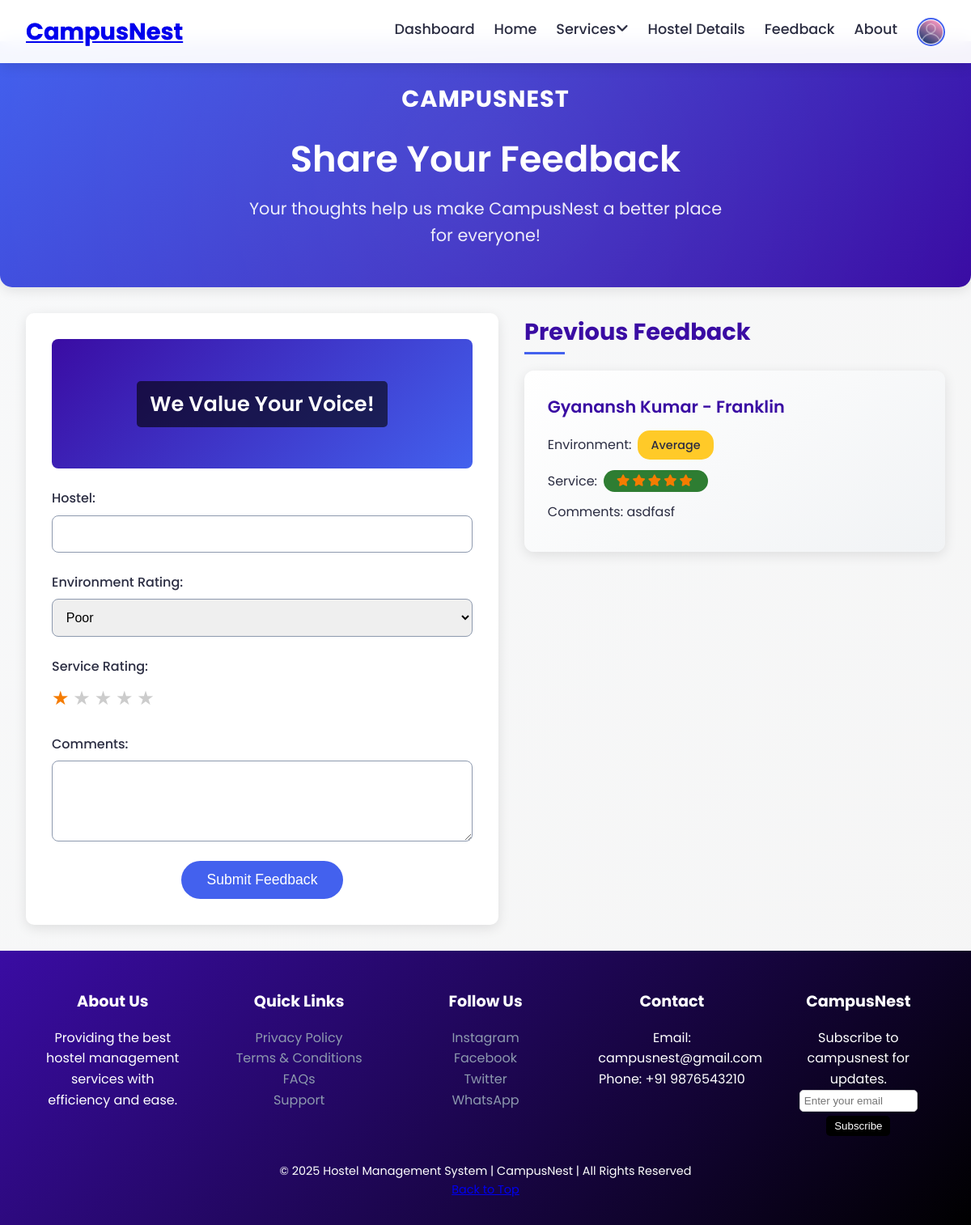
/feedback/ (signed in), run on an earlier commit of the app's database.
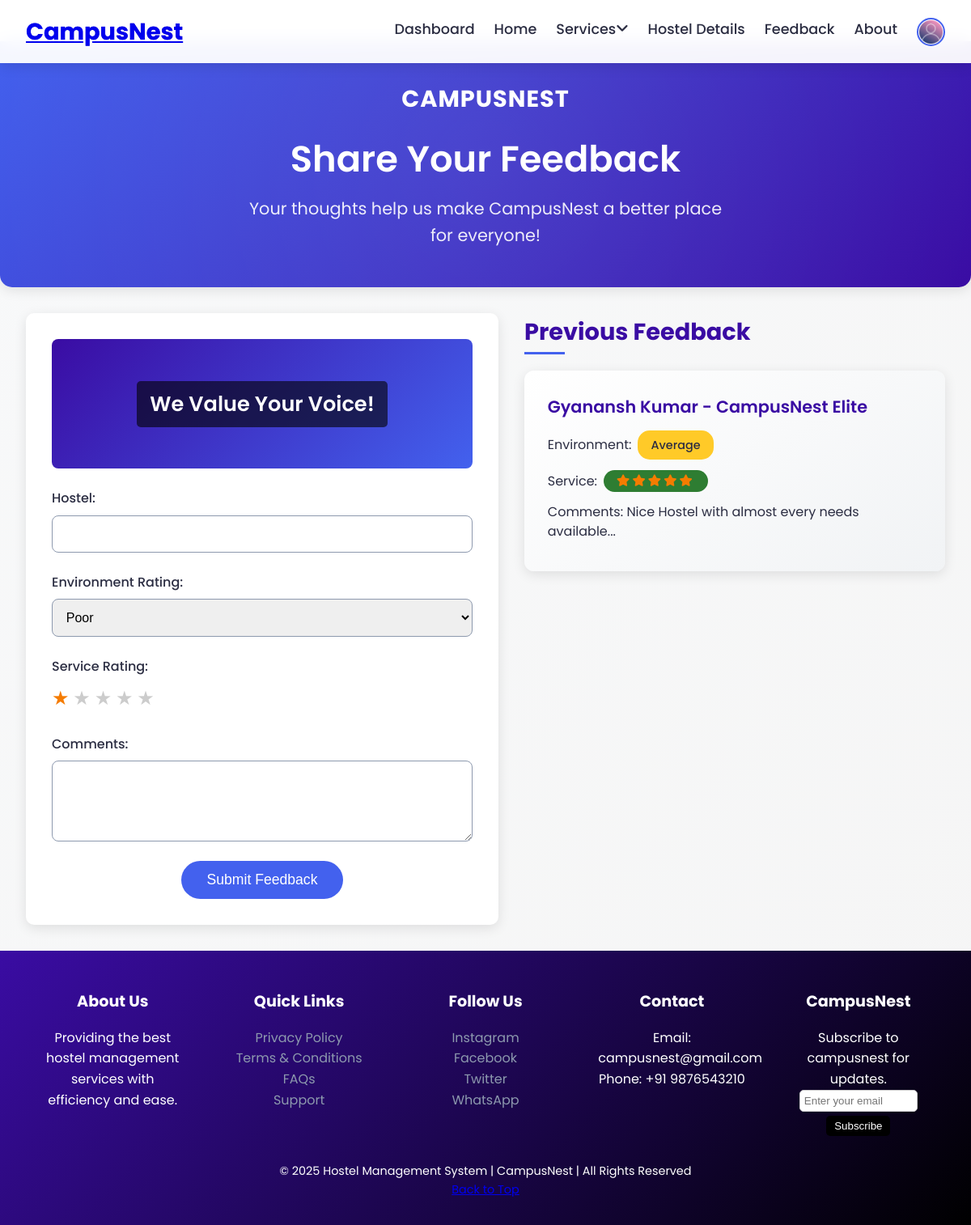
And on a later commit of the database.
### Hostels/models.py (models this page shows, shortened)
class Feedback(models.Model):
    user = models.ForeignKey(CustomUser, on_delete=models.SET_NULL, null=True)
    environment_rating = models.CharField(max_length=20)
    service_rating = models.IntegerField()
    comments = models.TextField()
    hostel = models.CharField(max_length=50)
    submitted_at = models.DateTimeField(auto_now_add=True)

class CustomUser(AbstractUser):
    username = None  # Remove username field
    email = models.EmailField(unique=True)
    roll_number = models.CharField(max_length=20, blank=True, null=True,unique=True)  # Optional field
    USERNAME_FIELD = 'email'
    REQUIRED_FIELDS = ['first_name', 'last_name','roll_number']  # roll_number is optional
    objects = CustomUserManager()

### Hostels/views.py (the view)
# urls.py: path('feedback/', views.feedback, name='feedback'),
@login_required
def feedback(request):
    if request.method == 'POST':
        form = FeedbackForm(request.POST)
        if form.is_valid():
            feedback = form.save(commit=False)
            feedback.user = request.user
            feedback.save()
            messages.success(request, 'Thank you for your feedback!')
            return redirect('feedback')
    else:
        form = FeedbackForm()
    feedbacks = Feedback.objects.all().order_by('-submitted_at')
    return render(request, 'Rooms_feedback.html', {
        'form': form,
        'feedbacks': feedbacks
    })

### Hostels/forms.py
class FeedbackForm(forms.ModelForm):
    ENVIRONMENT_RATINGS = [
        ('poor', 'Poor'),
        ('average', 'Average'),
        ('good', 'Good'),
    ]
    environment_rating = forms.ChoiceField(choices=ENVIRONMENT_RATINGS)
    service_rating = forms.ChoiceField(choices=[(i, str(i)) for i in range(1, 6)])
    class Meta:
        model = Feedback
        fields = ['hostel', 'environment_rating', 'service_rating', 'comments']
        widgets = {
            'comments': forms.Textarea(attrs={'rows': 4}),
        }

### Hostels/templates/Rooms_feedback.html (shortened to what this page needs)
{% extends 'Rooms_base.html' %}
{% load static %}
{% block content %}
<link rel="stylesheet" href="{% static 'css/Rooms_feedback.css' %}">
<section class="feedback-header">
    <div class="header-content">
        <div class="header-logo-text">CampusNest</div>
        <h1>Share Your Feedback</h1>
        <p>Your thoughts help us make CampusNest a better place for everyone!</p>
    </div>
</section>
<div class="feedback-container">
    <div class="form-section">
        <div class="form-image">
            <div class="form-tagline">We Value Your Voice!</div>
        </div>
        <form method="POST" class="feedback-form">
            <div class="form-group">
                <label for="{{ form.hostel.id_for_label }}">Hostel:</label>
                {{ form.hostel }}
            </div>
            <div class="form-group">
                <label for="{{ form.environment_rating.id_for_label }}">Environment Rating:</label>
                {{ form.environment_rating }}
            </div>
            <div class="form-group">
                <label for="{{ form.service_rating.id_for_label }}">Service Rating:</label>
                <div class="star-rating-input">
                    <div class="star-display" aria-live="polite">
                        {% for i in "12345" %}
                        <span class="star" data-value="{{ i }}" aria-label="Rate {{ i }} stars">★</span>
                        {% endfor %}
                    </div>
                </div>
            </div>
            <div class="form-group">
                <label for="{{ form.comments.id_for_label }}">Comments:</label>
                {{ form.comments }}
            </div>
            <button type="submit" class="submit-btn">Submit Feedback</button>
        </form>
    </div>
    <div class="feedback-list-section">
        <h2>Previous Feedback</h2>
        <div class="feedback-list">
            {% for feedback in feedbacks %}
            <div class="feedback-item">
                <h4>{{ feedback.user.get_full_name }} - {{ feedback.hostel }}</h4>
                <p class="rating-container">
                    Environment:
                    <span class="rating rating-{{ feedback.environment_rating|lower }}" aria-label="Environment Rating: {{ feedback.environment_rating }}">
                        {{ feedback.environment_rating }}
                    </span>
                </p>
                <p class="rating-container">
                    Service:
                    <span class="rating rating-{{ feedback.service_rating }}" aria-label="Service Rating: {{ feedback.service_rating }} out of 5">
                        {% for i in "12345" %}
                        <i class="fas fa-star {% if forloop.counter <= feedback.service_rating %}filled{% else %}empty{% endif %}" aria-hidden="true"></i>
                        {% endfor %}
                    </span>
                </p>
                <p class="comments">Comments: {{ feedback.comments }}</p>
            </div>
            {% empty %}
            <p class="no-feedback">No feedback submissions yet.</p>
            {% endfor %}
        </div>
    </div>
</div>
{% endblock %}

What changed in the data, as far as the page shows it:
changed Feedback "Average": hostel "Franklin" → "CampusNest Elite"; comments "asdfasf" → "Nice Hostel with almost every needs available..."
